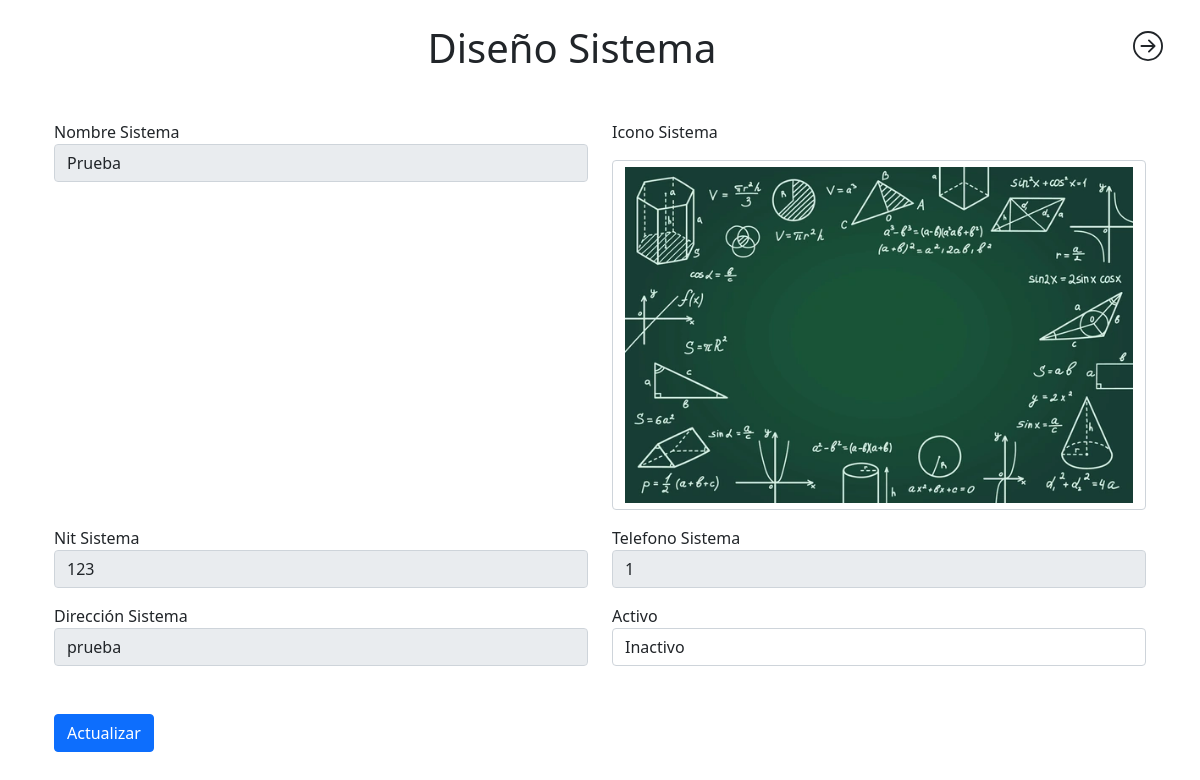
The app's page /index.php?action=editarDiseno&id_diseno=1 (signed in) with its own data.
### tables this page shows
CREATE TABLE `diseno_sistema` (
  `id_diseno` int(11) NOT NULL,
  `nom_sistema` text NOT NULL,
  `nit` int(11) NOT NULL,
  `telefono` int(11) NOT NULL,
  `direccion` varchar(100) NOT NULL,
  `icon_sistema` text NOT NULL,
  `id_activo` int(11) NOT NULL
);

CREATE TABLE `activo` (
  `id_activo` int(11) NOT NULL,
  `nombre_activo` varchar(100) NOT NULL
);

### controllers/controladorViews.php (called while the page is built)
<?php
class controladorViews
{
	function cargarTemplate()
	{
		include 'Views/template.php';
	}
	public function enlacesPaginaControlador()
	{
		if (isset($_GET['action'])) {
			if (isset($_SESSION['validar'])) {
				$enlace = $_GET['action'];
			} else {
				$enlace = 'ingresar';
			}
		} else {
			if (isset($_SESSION['validar'])) {
				$enlace = 'inicio';
			} else {
				$enlace = 'ingresar';
			}
		}
		$pagina = new modeloViews();
		$respuesta = $pagina->enlacePagina($enlace);
		include($respuesta);
	}
}
?>

### index.php (called while the page is built, shortened)
<?php
require_once 'controllers/controladorViews.php';
require_once 'controllers/controladorActivo.php';
require_once 'controllers/controladorDiseno.php';
require_once 'Models/conexion.php';
require_once 'Models/modeloActivo.php';
require_once 'Models/modeloDiseno.php';
$views = new controladorViews();
$views->cargarTemplate();
?>

### controllers/controladorDiseno.php (called while the page is built, shortened)
<?php
class ControladorDiseno
{
    function listarDisenoEditar()
    {
        if (isset($_GET['id_diseno'])) {
            $id = $_GET['id_diseno'];
            $listar = new ModeloDiseno();
            $res = $listar->listarDisenoEditarModelo($id);
            return $res;
        }
    }
}

### Models/conexion.php (called while the page is built)
<?php
class Conexion{
    public function conectar(){
		$pdo = new PDO("mysql:host=localhost;dbname=inventario","root","");
		return $pdo;
	}
}
?>

### Models/modeloDiseno.php (called while the page is built, shortened)
<?php
require_once 'conexion.php';
class ModeloDiseno
{
    public $tabla = 'diseno_sistema';
    function listarDisenoEditarModelo($id)
    {
        $sql = "SELECT * FROM $this->tabla WHERE id_diseno=?";
        $conn = new Conexion();
        $stms = $conn->conectar()->prepare($sql);
        if ($id != '') {
            $stms->bindParam(1, $id, PDO::PARAM_INT);
        }
        try {
            if ($stms->execute()) {
                return $stms->fetchAll();
            } else {
                return false;
            }
        } catch (PDOException $e) {
            print_r($e->getMessage());
        }
    }
}

### controllers/controladorActivo.php (called while the page is built)
<?php
class ControladorActivo{
    function listarActivo(){
        $listar = new ModeloActivo();
        $res = $listar->lsitarActivoModelo();
        return $res;
    }
}

### Models/modeloActivo.php (called while the page is built)
<?php
require_once 'conexion.php';
class ModeloActivo
{
    public $tabla = 'activo';
    function lsitarActivoModelo()
    {
        $sql = "SELECT * FROM $this->tabla";
        try {
            $conn = new Conexion();
            $stms = $conn->conectar()->prepare($sql);
            if ($stms->execute()) {
                return $stms->fetchAll();
            } else {
                return [];
            }
        } catch (PDOException $e) {
            print_r($e->getMessage());
        }
    }
}

### Views/Moduls/editarDiseno.php (the view, shortened to what this page needs)
<?php
$listarActivo = new ControladorActivo();
$activo = $listarActivo->listarActivo();
$listarDiseno = new ControladorDiseno();
$diseno = $listarDiseno->listarDisenoEditar();
?>
<h1 style="text-align: center;">Diseño Sistema</h1>
<div class="container mt-5">
    <div class="row">
        <div class="col">
            <form method="post" enctype="multipart/form-data">
                <div class="row">
                    <div class="col">
                        <label>Nombre Sistema</label>
                        <input type="text" class="form-control" name="nombre" placeholder="Nombre sistema" required
                            disabled value="<?php echo $diseno[0]['nom_sistema'] ?>">
                    </div>
                    <div class="col">
                        <label>Icono Sistema</label>
                        <img id="uploadPreview1" class="form-control mt-3" width="350" height="350"
                            src="<?php echo $diseno[0]['icon_sistema'] ?>" />
                    </div>
                </div>
                <div class="row mt-3">
                    <div class="col">
                        <label>Nit Sistema</label>
                        <input type="number" class="form-control" name="nit" placeholder="Nit sistema" required disabled
                            value="<?php echo $diseno[0]['nit'] ?>">
                    </div>
                    <div class="col">
                        <label>Telefono Sistema</label>
                        <input type="number" class="form-control" name="telefono" placeholder="Telefono sistema"
                            required disabled value="<?php echo $diseno[0]['telefono'] ?>">
                    </div>
                </div>
                <div class="row mt-3">
                    <div class="col">
                        <label>Dirección Sistema</label>
                        <input type="text" class="form-control" name="direccion" placeholder="Dirección sistema"
                            required disabled value="<?php echo $diseno[0]['direccion'] ?>">
                    </div>
                    <div class="col">
                        <label>Activo</label>
                        <select name="activo" class="form-control" required>
                            <?php
                            foreach ($activo as $key => $value) {
                                ?>
                                <option value="<?php echo $value['id_activo'] ?>" <?php if ($value['id_activo'] == $diseno[0]['id_activo']) {
                                       echo 'selected';
                                   } ?>>
                                    <?php echo $value['nombre_activo'] ?>
                                </option>
                                <?php
                            }
                            ?>
                        </select>
                    </div>
                </div>
                <button name="actualizar" class="btn btn-primary mt-5">Actualizar</button>
            </form>
        </div>
    </div>
</div>

### records on screen
diseno_sistema: nombre "Prueba", icon_sistema (picture), nit "123", telefono "1", direccion "prueba", activo "Inactivo"
